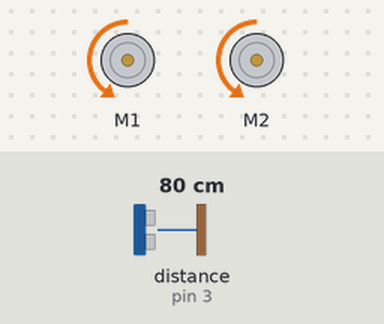
This sketch was run on a simulated Arduino Uno, built with avr-gcc and run on an emulated ATmega328P. Shown: 2 × DC motor (green arrow = forward, orange = backward, longer = faster). The inputs (shaded band) are chosen by the test bench; at power-on: distance to the obstacle (sensor on pin 3) 80 cm. What the sketch prints to the serial monitor is not drawn.

Above: at 0.1 s.
At 5.7 s:
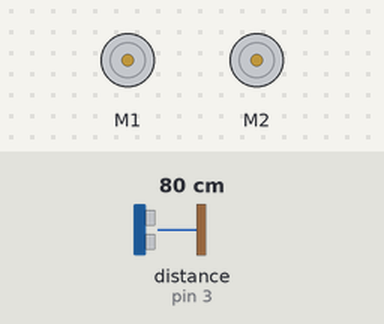
Timing chart, 0 to 7.2 s (numbered marks = the images above):
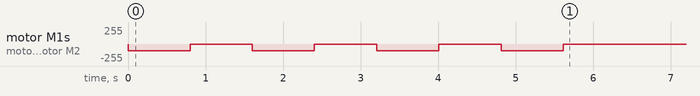

The sketch:

sketch_jul8a.ino
```cpp
#include <MeMCore.h>

MeDCMotor motor1(M1); //motor esquerda
MeDCMotor motor2(M2); //motor direita
MeUltrasonicSensor ultrasonic(PORT_3); //sensor distancia
 int list_dir[4];

void verificar_distancia(int i){
  long distance = ultrasonic.distanceCm();
  list_dir[i] = distance;
  Serial.print(distance);
}

void virar_direita(){
  motor1.run(-100);
  motor2.run(-100); // trás

  delay(800); // ajusta o tempo até dar 90º

  // Parar os motores
  motor1.run(0);
  motor2.run(0);
}

void setup() {
  // put your setup code here, to run once:
  Serial.begin(9600);
  for (int i = 0; i < 4; i++) {
    virar_direita();
    verificar_distancia(i);
    delay(800);
    //Serial.print(list_dir[i]);

  }
 Serial.print("\n");
  Serial.print("finalizou");
  for(int j=0 ; j<4; j++){
      Serial.print(list_dir[j]);
      Serial.print(",");

  }

}

void loop() {
  // put your main code here, to run repeatedly:

}
```
